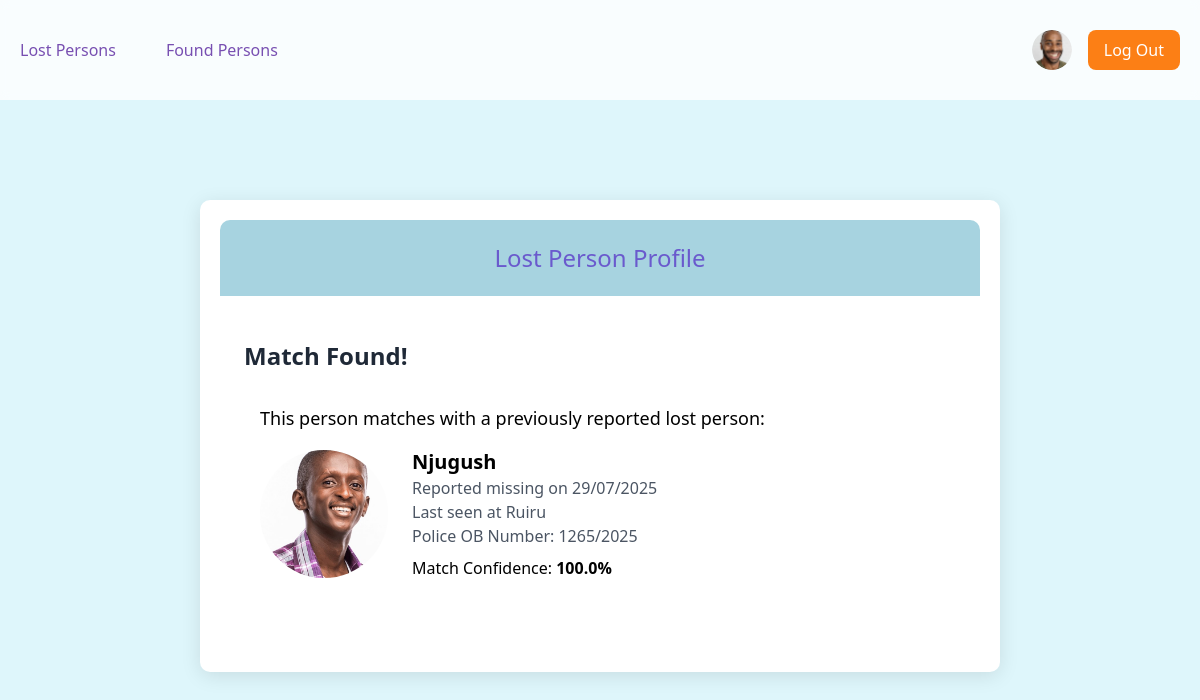
The page /found/profile/7/ on the database its author committed.
### playground/models.py (models this page shows, shortened)
class Match(models.Model):
    lost_person = models.ForeignKey(LostPerson, on_delete=models.CASCADE)
    found_person = models.ForeignKey(FoundPerson, on_delete=models.CASCADE)
    match_percentage = models.FloatField()  # Store face recognition confidence
    date_matched = models.DateTimeField(auto_now_add=True)
    class Meta:
        verbose_name_plural = "Matches"

class BasePerson(models.Model):
    full_name = models.CharField(max_length=255, blank=True, null=True)
    age = models.IntegerField(null=True, blank=True)
    gender = models.CharField(max_length=10, choices=[
        ('M', 'Male'),
        ('F', 'Female'),
        ('O', 'Other')
    ], blank=True, null=True)
    location = models.CharField(max_length=255, blank=True, null=True)
    date_reported = models.DateTimeField(auto_now_add=True)
    description = models.TextField(blank=True, null=True)
    police_station = models.CharField(max_length=255, blank=True, null=True)
    ob_number = models.CharField(max_length=50, blank=True, null=True)
    reporter = models.ForeignKey(User, on_delete=models.SET_NULL, null=True)
    contact_phone = models.CharField(max_length=15, blank=True, null=True)
    is_resolved = models.BooleanField(default=False)
    face_encoding = models.BinaryField(null=True, blank=True)  # To store face recognition data
    class Meta:
        abstract = True

class LostPerson(BasePerson):
    date_last_seen = models.DateTimeField()
    last_seen_location = models.CharField(max_length=255)
    photo = models.ImageField(upload_to='lost_persons/')

### playground/views.py (the view)
# urls.py: path('found/profile/<int:person_id>/', views.found_person_profile, name='found_person_profile'),
def found_person_profile(request, person_id=None):
    if person_id:
        found_person = get_object_or_404(FoundPerson, id=person_id)
        match = Match.objects.filter(found_person=found_person, match_percentage__gte=70.0).first()
        return render(request, 'playground/found_person_profile.html', {
            'person': found_person,
            'match': match
        })
    return redirect('found_persons_logged_out')

### playground/templates/playground/found_person_profile.html (shortened to what this page needs)
{% load static %}
<!DOCTYPE html>
<html lang="en">
<head>
    <script src="https://cdn.tailwindcss.com"></script>
</head>
<body>
    <nav class="bg-white/80 h-[100px] flex items-center sticky top-0 z-50 backdrop-blur-sm w-full">
        <div class="max-w-container mx-auto px-5 w-full">
            <div class="flex justify-between items-center">
                <div class="flex gap-[50px]">
                    <a href="{% url 'lost_persons_logged_in' %}" class="text-primary hover:opacity-80">Lost Persons</a>
                    <a href="{% url 'found_persons_logged_in' %}" class="text-primary hover:opacity-80">Found Persons</a>
                </div>
                <div class="flex items-center gap-4">
                    <a href="{% url 'user_profile' %}" class="text-primary hover:opacity-80">
                        <img src="{% static 'playground/images/avatar.png' %}" alt="User Avatar" class="w-10 h-10 rounded-full">
                    </a>
                    <a href="{% url 'logout' %}" class="bg-accent text-white py-2 px-4 rounded-lg">Log Out</a>
                </div>
            </div>
        </div>
    </nav>
    <div class="profile-container">
        <div class="header">
            <h1>Lost Person Profile</h1>
        </div>
        {% if match %}
        <div class="match-alert mb-8 bg-success p-6 rounded-lg">
            <h2 class="text-2xl font-bold text-gray-800 mb-4">Match Found!</h2>
            <div class="bg-white rounded-lg p-4">
                <p class="text-lg mb-4">This person matches with a previously reported lost person:</p>
                <div class="flex items-center gap-6">
                    <img src="{{ match.lost_person.photo.url }}" alt="{{ match.lost_person.full_name }}" class="w-32 h-32 rounded-full object-cover">
                    <div>
                        <h3 class="text-xl font-semibold">{{ match.lost_person.full_name }}</h3>
                        <p class="text-gray-600">Reported missing on {{ match.lost_person.date_reported|date:"d/m/Y" }}</p>
                        <p class="text-gray-600">Last seen at {{ match.lost_person.last_seen_location }}</p>
                        {% if match.lost_person.ob_number %}
                        <p class="text-gray-600">Police OB Number: {{ match.lost_person.ob_number }}</p>
                        {% endif %}
                        <p class="mt-2">Match Confidence: <span class="font-bold text-success">{{ match.match_percentage|floatformat:1 }}%</span></p>
                    </div>
                </div>
            </div>
        </div>
        {% endif %}
    </div>
</body>
</html>

### playground/templates/playground/found_person_profile.html (style rules this page uses)
body { background-color: #DEF6FB; margin: 0; }
.profile-container { background: #ffffff; border-radius: 10px; padding: 20px; box-shadow: 0 4px 20px rgba(0, 0, 0, 0.1); width: 100%; max-width: 800px; position: relative; margin: 100px auto; }
.header { background: #A7D3E0; padding: 20px; border-radius: 10px 10px 0 0; text-align: center; width: 100%; margin-bottom: 20px; }
.header h1 { color: #6A5ACD; font-size: 24px; margin: 0; }

### rows shown on the page
Match: lost_person.photo (picture), lost_person.full_name "Njugush", lost_person.date_reported "29/07/2025", lost_person.last_seen_location "Ruiru", lost_person.ob_number "1265/2025", match_percentage "100.0"
